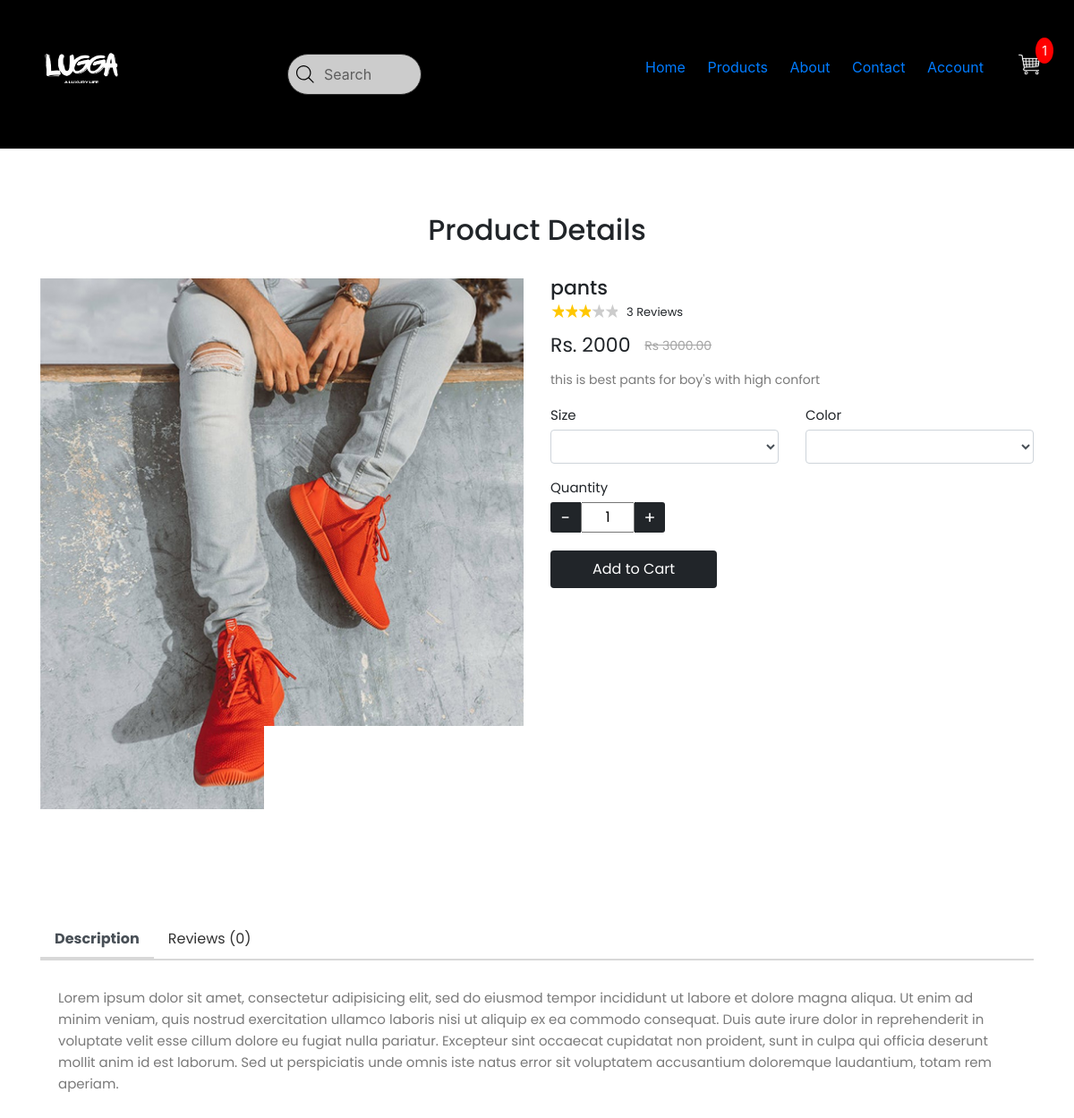
The page /product/pants/ (signed in) on the database its author committed.
### accounts/models.py (models this page shows)
class Profile(BaseModel):
    user = models.OneToOneField(User, on_delete=models.CASCADE, related_name="profile")
    is_email_verified = models.BooleanField(default=False)
    email_token = models.CharField(max_length=100, null=True, blank=True)
    profile_image = models.ImageField(upload_to='profile')
    def get_cart_count(self):
        return CartItems.objects.filter(cart__is_paid=False, cart__user=self.user).count()

### products/models.py (models this page shows, shortened)
class ProductImage(BaseModel):
    product = models.ForeignKey(Product, on_delete=models.CASCADE, related_name="product_images")
    image = models.ImageField(upload_to="product")

class Product(BaseModel):
    product_name = models.CharField(max_length=100)
    slug = models.SlugField(unique=True, null=True, blank=True)
    category = models.ForeignKey(Category, on_delete=models.CASCADE, related_name="products")
    price = models.IntegerField()
    product_description = models.TextField()
    color_variant = models.ManyToManyField(ColorVariant, blank=True)
    size_variant = models.ManyToManyField(SizeVariant, blank=True)
    stock = models.PositiveIntegerField(default=0)

### products/views.py (the view)
# urls.py: path('<slug>/', get_product, name="get_product"),
def get_product(request, slug):
    try:
        product = Product.objects.get(slug =slug)
        context = {'product': product}
        if request.GET.get('size'):
            size = request.GET.get('size')
            price = product.get_product_price_by_size(size)
            context['selected_size'] = size
            context['updated_price'] = price
            print(price)
        if request.GET.get('color'):
            color = request.GET.get('color')
            image = product.get_product_image_by_color(color)
            context['selected_color'] = color
            context['updated_image'] = image
            print(image)
        return render(request, 'product/product.html' , context= context)
    except Exception as e:
        print("the error is :")
        print(e)

### templates/product/product.html (shortened to what this page needs)
{% extends 'base/base.html'%}
{% block start %}
<link href="https://maxcdn.bootstrapcdn.com/bootstrap/4.1.1/css/bootstrap.min.css" rel="stylesheet" id="bootstrap-css">
	<link rel="stylesheet" type="text/css" href="https://cdnjs.cloudflare.com/ajax/libs/font-awesome/5.12.1/css/all.min.css">
	<link rel="stylesheet" type="text/css" href="https://cdnjs.cloudflare.com/ajax/libs/OwlCarousel2/2.3.4/assets/owl.carousel.min.css">
	<link rel="stylesheet" type="text/css" href="https://cdnjs.cloudflare.com/ajax/libs/OwlCarousel2/2.3.4/assets/owl.theme.default.min.css"><div class="pd-wrap">
		<div class="container">
	        <div class="heading-section">
	            <h2>Product Details</h2>
	        </div>
	        <div class="row">
	        	<div class="col-md-6">
					<div id="slider" class="owl-carousel product-slider">
						{% if updated_image %}
						<div class="item">
							<img src="{{ updated_image.url }}" alt="Selected Color Image">
						</div>
						{% else %}
						{% for images in product.product_images.all %}
						<div class="item">
							<img src="/media/{{product.product_images.first.image}}" />
						</div>
						{% endfor %}
						{% endif %}
					</div>
					<div id="thumb" class="owl-carousel product-thumb">
						{% for image in product.product_images.all %}
						<div class="item">
							<img src="/media/{{ image.image}}" />
						</div>
						{% endfor %}
					</div>
	        	</div>
	        	<div class="col-md-6">
	        		<div class="product-dtl">
        				<div class="product-info">
		        			<div class="product-name">{{product.product_name}}</div>
		        			<div class="reviews-counter">
								<div class="rate">
								    <label for="star5" title="text">5 stars</label>
								    <label for="star4" title="text">4 stars</label>
								    <label for="star3" title="text">3 stars</label>
								    <label for="star2" title="text">2 stars</label>
								    <label for="star1" title="text">1 star</label>
								  </div>
								<span>3 Reviews</span>
							</div>
		        			<div class="product-price-discount"><span>Rs.
								{% if updated_price %}
								{{updated_price}}
								{% else %}
								{{product.price}}
								{% endif %}
							</span>
								<span class="line-through">Rs 3000.00</span></div>
		        		</div>
	        			<p>{{product.product_description}}</p>
	        			<div class="row">
							{% if product.size_variant.count %}
	        				<div class="col-md-6">
	        					<label for="size">Size</label>
								<select id="size" name="size" class="form-control" onchange="get_correct_price(this.value)" {% if selected_size == size.size_name%} {% endif %}>
									<option> </option>
									{% for size in product.size_variant.all %}
									<option value="{{ size.size_name }}" {% if selected_size == size.size_name %} selected {% endif %}>{{ size.size_name }}</option>
									{% endfor %}
								</select>
	        				</div>
							{% endif %}
							{% if product.color_variant.count %}
	        				<div class="col-md-6">
	        					<label for="color">Color</label>
								<select id="color" name="color" class="form-control" onchange="get_correct_image(this.value)" {% if selected_color == color.color_name%} {% endif %}>
									<option></option>
									{% for color in product.color_variant.all %}
									<option value="{{ color.color_name }}"{% if selected_color == color.color_name %} selected {% endif %}> {{ color.color_name}}</option>
									{% endfor %}
								</select>
	        				</div>
							{% endif %}
	        			</div>
	        			<div class="product-count">
	        				<label for="size">Quantity</label>
	        				<form action="#" class="display-flex">
							    <div class="qtyminus">-</div>
							    <input type="text" name="quantity" value="1" class="qty">
							    <div class="qtyplus">+</div>
							</form>
							<a  class="round-black-btn"  href="{% url 'add_to_cart' slug=product.slug %}?variant={{selected_size}}" > Add to Cart</a>
	        			</div>
	        		</div>
	        	</div>
	        </div>
	        <div class="product-info-tabs">
		        <ul class="nav nav-tabs" id="myTab" role="tablist">
				  	<li class="nav-item">
				    	<a class="nav-link active" id="description-tab" data-toggle="tab" href="#description" role="tab" aria-controls="description" aria-selected="true">Description</a>
				  	</li>
				  	<li class="nav-item">
				    	<a class="nav-link" id="review-tab" data-toggle="tab" href="#review" role="tab" aria-controls="review" aria-selected="false">Reviews (0)</a>
				  	</li>
				</ul>
				<div class="tab-content" id="myTabContent">
				  	<div class="tab-pane fade show active" id="description" role="tabpanel" aria-labelledby="description-tab">
				  		Lorem ipsum dolor sit amet, consectetur adipisicing elit, sed do eiusmod tempor incididunt ut labore et dolore magna aliqua. Ut enim ad minim veniam, quis nostrud exercitation ullamco laboris nisi ut aliquip ex ea commodo consequat. Duis aute irure dolor in reprehenderit in voluptate velit esse cillum dolore eu fugiat nulla pariatur. Excepteur sint occaecat cupidatat non proident, sunt in culpa qui officia deserunt mollit anim id est laborum. Sed ut perspiciatis unde omnis iste natus error sit voluptatem accusantium doloremque laudantium, totam rem aperiam.
				  	</div>
				</div>
			</div>
		</div>
	</div>
{% endblock %}

### templates/base/base.html (shortened to what this page needs)
{% load static %}
<!DOCTYPE html>
<html>
    <head>
        <div class="navbar">
            <div class="logo">
                <img src="/media/product/1__1_-removebg-preview.png" width="150px">
            </div>
            <div class="container-input">
                <input type="text" placeholder="Search" name="text" class="input">
              </div>
            <nav>
                <ul>
                    <li><a href="{% url 'index' %}">Home</a></li>
                    <li><a href="#">Products</a></li>
                    <li><a href="#">About</a></li>
                    <li><a href="#">Contact</a></li>
                    <li><a  href='{% url 'register' %}'>Account</a></li>
                </ul>
            </nav>
            <div class="count_cart">
                <a href="{% url 'cart' %}">
                    <img src="/media/product/2-removebg-preview.png" width="60px" height="60px">
                    <span class="count">{{ request.user.profile.get_cart_count }}</span>
                </a>
            </div>
        </div>
       {% block start %}
       {% endblock %}
    </body>
</html>

### templates/base/base.html (style rules this page uses)
* { margin: 0; padding: 0; box-sizing: border-box; }
.navbar { margin-bottom: 0px; display: flex; align-items: center; pad: 20px; background-color: #000000; color: white; }
nav { flex: 1; text-align: right; margin-right: 65px; }
nav ul { display: inline-block; list-style-type: none; }
nav ul li { display: inline-block; margin-right: 20px; color: white; }
a { text-decoration: none; color: white; }
p { color: white; }
.container-input { position: relative; margin-left: 155px; }
.input { width: 150px; padding: 10px 0px 10px 40px; border-radius: 9999px; border: solid 1px #333; transition: all .2s ease-in-out; outline: none; opacity: 0.8; }
.container-input svg { position: absolute; top: 50%; left: 10px; transform: translate(0, -50%); }
.count_cart { position: fixed; top: 42px; right: 20px; width: 60px; height: 60px; background-color: black; border-radius: 50%; text-align: center; box-shadow: 0 0 10px rgba(0, 0, 0, 0.1); z-index: 1000; }
.count_cart a { display: block; width: 100%; height: 100%; text-decoration: none; color: inherit; }
.count_cart img { width: 100%; height: 100%; object-fit: cover; }
.count_cart .count { margin-bottom:20px; margin-right: 51px; position: absolute; top: 0px; right: -48px; background-color: red; color: white; font-size: 14px; padding: 4px; border-radius: 50%; min-width: 20px; text-align: center; }
.count_cart { display:flex; }

### templates/product/product.html (style rules this page uses)
.pd-wrap { padding: 62px 0; font-family: 'Poppins', sans-serif; }
.heading-section { text-align: center; margin-bottom: 20px; }
.heading-section h2 { font-size: 32px; font-weight: 500; padding-top: 10px; padding-bottom: 15px; font-family: 'Poppins', sans-serif; }
.product-thumb .item img { height: 100px; }
.product-name { font-size: 22px; font-weight: 500; line-height: 22px; margin-bottom: 4px; }
.product-price-discount { font-size: 22px; font-weight: 400; padding: 10px 0; clear: both; }
.product-price-discount span.line-through { text-decoration: line-through; margin-left: 10px; font-size: 14px; vertical-align: middle; color: #a5a5a5; }
.display-flex { display: flex; }
.product-info { width: 100%; }
.reviews-counter { font-size: 13px; }
.reviews-counter span { vertical-align: -2px; }
.rate { float: left; padding: 0 10px 0 0; }
.rate:not(:checked) > label { float: right; width: 15px; overflow: hidden; white-space: nowrap; cursor: pointer; font-size: 21px; color:#ccc; margin-bottom: 0; line-height: 21px; }
.rate:not(:checked) > label:before { content: '\2605'; }
.rate > input:checked ~ label { color: #ffc700; }
.product-dtl p { font-size: 14px; line-height: 24px; color: #7a7a7a; }
.product-dtl .form-control { font-size: 15px; }
.product-dtl label { line-height: 16px; font-size: 15px; }
.product-count { margin-top: 15px; }
.product-count .qtyminus, .product-count .qtyplus { width: 34px; height: 34px; background: #212529; text-align: center; font-size: 19px; line-height: 36px; color: #fff; cursor: pointer; }
.product-count .qtyminus { border-radius: 3px 0 0 3px; }
.product-count .qtyplus { border-radius: 0 3px 3px 0; }
.product-count .qty { width: 60px; text-align: center; }
.round-black-btn { border-radius: 4px; background: #212529; color: #fff; padding: 7px 45px; display: inline-block; margin-top: 20px; border: solid 2px #212529; transition: all 0.5s ease-in-out 0s; }
.product-info-tabs { margin-top: 25px; }
.product-info-tabs .nav-tabs { border-bottom: 2px solid #d8d8d8; }
.product-info-tabs .nav-tabs .nav-item { margin-bottom: 0; }
.product-info-tabs .nav-tabs .nav-link { border: none; border-bottom: 2px solid transparent; color: #323232; }
.product-info-tabs .nav-tabs .nav-item.show .nav-link, .product-info-tabs .nav-tabs .nav-link.active, .product-info-tabs .nav-tabs .nav-link.active:hover { border: none; border-bottom: 2px solid #d8d8d8; font-weight: bold; }
.product-info-tabs .tab-content .tab-pane { padding: 30px 20px; font-size: 15px; line-height: 24px; color: #7a7a7a; }
.container { height: 500px; weight: 80%; }

### rows shown on the page
ProductImage: product_images.first.image (picture), image (picture)
ProductImage: image (picture)
ProductImage: image (picture)
Product: product_name "pants", price "2000", product_description "this is best pants for boy's with high confort"

### other values the page prints
{{ request.user.profile.get_cart_count }} "1"
